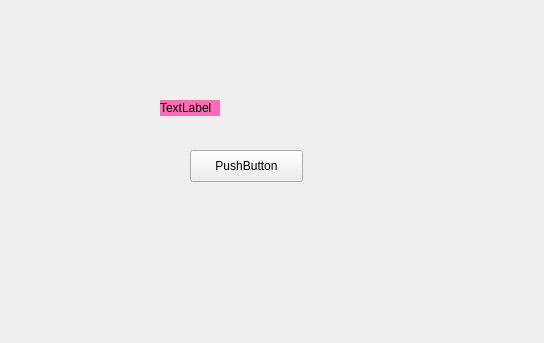
<?xml version="1.0" encoding="UTF-8"?>
<ui version="4.0">
 <class>Widget</class>
 <widget class="QWidget" name="Widget">
  <property name="geometry">
   <rect>
    <x>0</x>
    <y>0</y>
    <width>544</width>
    <height>343</height>
   </rect>
  </property>
  <property name="windowTitle">
   <string>Widget</string>
  </property>
  <widget class="QPushButton" name="pushButton">
   <property name="geometry">
    <rect>
     <x>190</x>
     <y>150</y>
     <width>113</width>
     <height>32</height>
    </rect>
   </property>
   <property name="text">
    <string>PushButton</string>
   </property>
  </widget>
  <widget class="QLabel" name="label">
   <property name="geometry">
    <rect>
     <x>160</x>
     <y>100</y>
     <width>60</width>
     <height>16</height>
    </rect>
   </property>
   <property name="styleSheet">
    <string notr="true">background-color: rgb(255, 108, 180);
font: italic 13pt &quot;Optima&quot;;</string>
   </property>
   <property name="text">
    <string>TextLabel</string>
   </property>
  </widget>
 </widget>
 <resources/>
 <connections/>
</ui>
